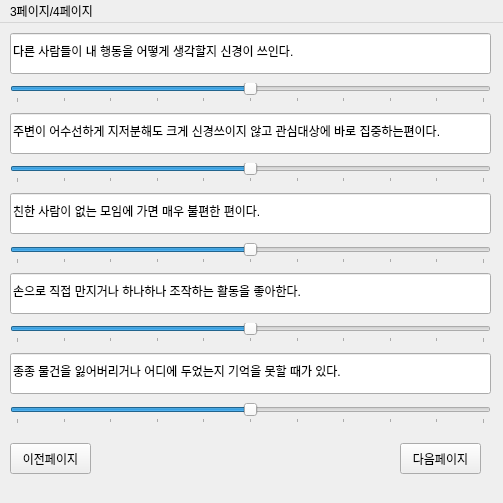
<?xml version="1.0" encoding="UTF-8"?>
<ui version="4.0">
 <class>MainWindow</class>
 <widget class="QMainWindow" name="MainWindow">
  <property name="geometry">
   <rect>
    <x>0</x>
    <y>0</y>
    <width>503</width>
    <height>503</height>
   </rect>
  </property>
  <property name="windowTitle">
   <string>MainWindow</string>
  </property>
  <widget class="QWidget" name="centralwidget">
   <widget class="QSlider" name="horizontalSlider_2">
    <property name="geometry">
     <rect>
      <x>10</x>
      <y>140</y>
      <width>481</width>
      <height>20</height>
     </rect>
    </property>
    <property name="minimum">
     <number>-100</number>
    </property>
    <property name="maximum">
     <number>100</number>
    </property>
    <property name="singleStep">
     <number>1</number>
    </property>
    <property name="pageStep">
     <number>20</number>
    </property>
    <property name="value">
     <number>0</number>
    </property>
    <property name="orientation">
     <enum>Qt::Horizontal</enum>
    </property>
    <property name="tickPosition">
     <enum>QSlider::TicksBelow</enum>
    </property>
   </widget>
   <widget class="QSlider" name="horizontalSlider_1">
    <property name="geometry">
     <rect>
      <x>10</x>
      <y>60</y>
      <width>481</width>
      <height>20</height>
     </rect>
    </property>
    <property name="minimum">
     <number>-100</number>
    </property>
    <property name="maximum">
     <number>100</number>
    </property>
    <property name="singleStep">
     <number>1</number>
    </property>
    <property name="pageStep">
     <number>20</number>
    </property>
    <property name="value">
     <number>0</number>
    </property>
    <property name="orientation">
     <enum>Qt::Horizontal</enum>
    </property>
    <property name="invertedAppearance">
     <bool>false</bool>
    </property>
    <property name="tickPosition">
     <enum>QSlider::TicksBelow</enum>
    </property>
    <property name="tickInterval">
     <number>0</number>
    </property>
   </widget>
   <widget class="QSlider" name="horizontalSlider_4">
    <property name="geometry">
     <rect>
      <x>10</x>
      <y>300</y>
      <width>481</width>
      <height>20</height>
     </rect>
    </property>
    <property name="minimum">
     <number>-100</number>
    </property>
    <property name="maximum">
     <number>100</number>
    </property>
    <property name="singleStep">
     <number>1</number>
    </property>
    <property name="pageStep">
     <number>20</number>
    </property>
    <property name="value">
     <number>0</number>
    </property>
    <property name="orientation">
     <enum>Qt::Horizontal</enum>
    </property>
    <property name="tickPosition">
     <enum>QSlider::TicksBelow</enum>
    </property>
   </widget>
   <widget class="QSlider" name="horizontalSlider_3">
    <property name="geometry">
     <rect>
      <x>10</x>
      <y>220</y>
      <width>481</width>
      <height>21</height>
     </rect>
    </property>
    <property name="minimum">
     <number>-100</number>
    </property>
    <property name="maximum">
     <number>100</number>
    </property>
    <property name="singleStep">
     <number>1</number>
    </property>
    <property name="pageStep">
     <number>20</number>
    </property>
    <property name="value">
     <number>0</number>
    </property>
    <property name="orientation">
     <enum>Qt::Horizontal</enum>
    </property>
    <property name="tickPosition">
     <enum>QSlider::TicksBelow</enum>
    </property>
   </widget>
   <widget class="QSlider" name="horizontalSlider_5">
    <property name="geometry">
     <rect>
      <x>10</x>
      <y>380</y>
      <width>481</width>
      <height>21</height>
     </rect>
    </property>
    <property name="minimum">
     <number>-100</number>
    </property>
    <property name="maximum">
     <number>100</number>
    </property>
    <property name="singleStep">
     <number>1</number>
    </property>
    <property name="pageStep">
     <number>20</number>
    </property>
    <property name="value">
     <number>0</number>
    </property>
    <property name="orientation">
     <enum>Qt::Horizontal</enum>
    </property>
    <property name="tickPosition">
     <enum>QSlider::TicksBelow</enum>
    </property>
   </widget>
   <widget class="QPushButton" name="pushButton">
    <property name="geometry">
     <rect>
      <x>400</x>
      <y>420</y>
      <width>81</width>
      <height>31</height>
     </rect>
    </property>
    <property name="text">
     <string>다음페이지</string>
    </property>
   </widget>
   <widget class="QPushButton" name="pushButton_2">
    <property name="geometry">
     <rect>
      <x>10</x>
      <y>420</y>
      <width>81</width>
      <height>31</height>
     </rect>
    </property>
    <property name="text">
     <string>이전페이지</string>
    </property>
   </widget>
   <widget class="QLineEdit" name="lineEdit">
    <property name="geometry">
     <rect>
      <x>10</x>
      <y>10</y>
      <width>481</width>
      <height>41</height>
     </rect>
    </property>
    <property name="text">
     <string>다른 사람들이 내 행동을 어떻게 생각할지 신경이 쓰인다.  </string>
    </property>
    <property name="readOnly">
     <bool>true</bool>
    </property>
   </widget>
   <widget class="QLineEdit" name="lineEdit_2">
    <property name="geometry">
     <rect>
      <x>10</x>
      <y>90</y>
      <width>481</width>
      <height>41</height>
     </rect>
    </property>
    <property name="text">
     <string>주변이 어수선하게 지저분해도 크게 신경쓰이지 않고 관심대상에 바로 집중하는편이다. </string>
    </property>
    <property name="readOnly">
     <bool>true</bool>
    </property>
   </widget>
   <widget class="QLineEdit" name="lineEdit_3">
    <property name="geometry">
     <rect>
      <x>10</x>
      <y>170</y>
      <width>481</width>
      <height>41</height>
     </rect>
    </property>
    <property name="text">
     <string>친한 사람이 없는 모임에 가면 매우 불편한 편이다. </string>
    </property>
    <property name="readOnly">
     <bool>true</bool>
    </property>
   </widget>
   <widget class="QLineEdit" name="lineEdit_4">
    <property name="geometry">
     <rect>
      <x>10</x>
      <y>250</y>
      <width>481</width>
      <height>41</height>
     </rect>
    </property>
    <property name="text">
     <string>손으로 직접 만지거나 하나하나 조작하는 활동을 좋아한다. </string>
    </property>
    <property name="readOnly">
     <bool>true</bool>
    </property>
   </widget>
   <widget class="QLineEdit" name="lineEdit_5">
    <property name="geometry">
     <rect>
      <x>10</x>
      <y>330</y>
      <width>481</width>
      <height>41</height>
     </rect>
    </property>
    <property name="text">
     <string>종종 물건을 잃어버리거나 어디에 두었는지 기억을 못할 때가 있다.  </string>
    </property>
    <property name="readOnly">
     <bool>true</bool>
    </property>
   </widget>
  </widget>
  <widget class="QMenuBar" name="menubar">
   <property name="geometry">
    <rect>
     <x>0</x>
     <y>0</y>
     <width>503</width>
     <height>21</height>
    </rect>
   </property>
   <widget class="QMenu" name="menu1_4">
    <property name="title">
     <string>3페이지/4페이지</string>
    </property>
   </widget>
   <addaction name="menu1_4"/>
  </widget>
 </widget>
 <resources/>
 <connections/>
</ui>
